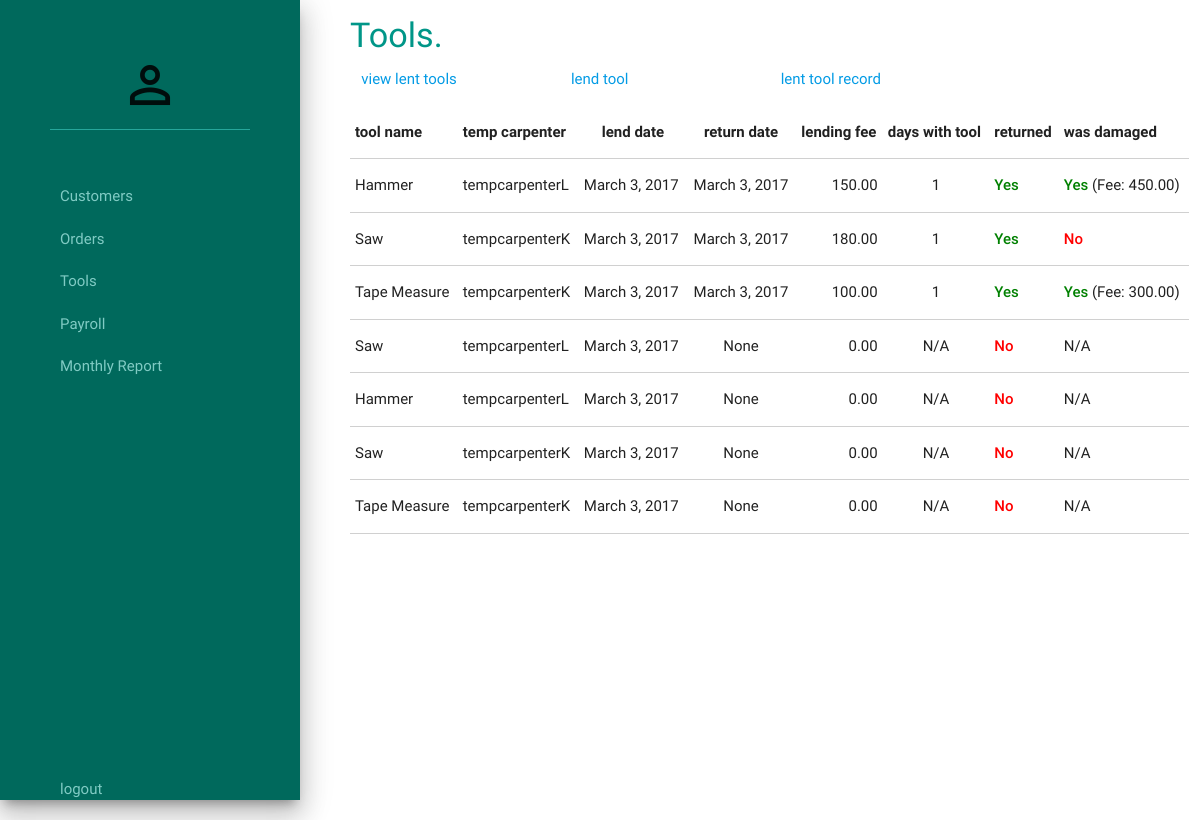
The app's page /furniture_palace/catalog/fP/lent_tools_record/ with its own data.
### catalog/models.py (models this page shows, shortened)
class LentTool(models.Model):
    tool = models.ForeignKey(Tool)
    temp_carpenter = models.ForeignKey(TempCarpenter)
    lend_date = models.DateField(auto_now_add=True)
    return_date = models.DateField(null=True)
    days_with_tool = models.IntegerField(null=True)
    lending_fee = models.FloatField(default=0.00)
    returned = models.NullBooleanField()
    was_damaged = models.NullBooleanField()

class Tool(models.Model):
    tool_name = models.CharField(max_length=250)
    lending_rate_per_day = models.FloatField()
    damage_fee = models.FloatField(default=0.00)
    def __str__(self):
        return self.tool_name

### accounts/models.py (models this page shows)
class TempCarpenter(models.Model):
    temp_carpenter_name = models.CharField(max_length=100)
    temp_carpenter_email = models.EmailField(max_length=254)
    def __str__(self):
        return self.temp_carpenter_name

### catalog/views.py (the view)
def show_tools_record(request):
    lent_tools = get_lent_tools_record()
    return render(request, 'catalog/lent_tools_record.html', locals())

### accounts/context_processors.py (called while the page is built)
def username_processor(request):
    username = request.user.username
    return {'username': username}

def furniture_processor(request):
    furniture = Furniture.objects.all()
    return {'furniture': furniture}

### catalog/catalog.py (called while the page is built)
def get_lent_tools_record():
    lent_tools = LentTool.objects.all()
    return lent_tools

### catalog/templates/catalog/lent_tools_record.html
{% extends "./base.html" %}
{% block heading %}
<div class="heading">
    <h4>Tools.</h4>
</div>
{% endblock %}
{% block content%}
<div class="col l12 m12 s12"><p style="color: green">{{ msg }}</p></div>
<table class="highlight bordered responsive">
    <thead>
        <tr>
            <th>tool name</th>
            <th>temp carpenter</th>
            <th style="text-align: center">lend date</th>
            <th style="text-align: center">return date</th>
            <th style="text-align: center">lending fee</th>
            <th>days with tool</th>
            <th>returned</th>
            <th>was damaged</th>
        </tr>
    </thead>
    <tbody>
    {% for lent_tool in lent_tools %}
        <tr>
            <td>{{ lent_tool.tool }}</td>
            <td>{{ lent_tool.temp_carpenter }}</td>
            <td>{{ lent_tool.lend_date }}</td>
            <td style="text-align: center">{{ lent_tool.return_date }}</td>
            <td style="text-align: right">{{ lent_tool.lending_fee|floatformat:2 }}</td>
            <td style="text-align: center">
                {% if lent_tool.days_with_tool is None %}
                    N/A
                {% else %}
                    {{lent_tool.days_with_tool}}
                {% endif %}
            </td>
            <td>
                {% if lent_tool.returned is True %}
                    <strong style="color:green">Yes</strong>
                {% else %}
                    <strong style="color:red">No</strong>
                {% endif %}
            </td>
            <td>
                {% if lent_tool.was_damaged is True %}
                    <strong style="color:green">Yes</strong> (Fee: {{ lent_tool.tool.damage_fee|floatformat:2 }})
                {% elif lent_tool.was_damaged is False %}
                    <strong style="color:red">No</strong>
                {% else %}
                    N/A
                {% endif %}
            </td>
        </tr>
    {% endfor %}
    </tbody>
</table>
{% endblock %}

### accounts/static/css/fp.css (style rules this page uses)
body { overflow: hidden; }
.heading>h4 { color: #009688; }

### records on screen
LentTool: tool "Hammer", temp_carpenter "tempcarpenterL", lend_date "March 3, 2017", return_date "March 3, 2017", lending_fee "150.00", days_with_tool "1", returned "Yes", tool.damage_fee "450.00"
LentTool: tool "Saw", temp_carpenter "tempcarpenterK", lend_date "March 3, 2017", return_date "March 3, 2017", lending_fee "180.00", days_with_tool "1", returned "Yes", was_damaged "No"
LentTool: tool "Tape Measure", temp_carpenter "tempcarpenterK", lend_date "March 3, 2017", return_date "March 3, 2017", lending_fee "100.00", days_with_tool "1", returned "Yes", tool.damage_fee "300.00"
LentTool: tool "Saw", temp_carpenter "tempcarpenterL", lend_date "March 3, 2017", return_date "None", lending_fee "0.00", shows "N/A"
LentTool: tool "Hammer", temp_carpenter "tempcarpenterL", lend_date "March 3, 2017", return_date "None", lending_fee "0.00", shows "N/A"
LentTool: tool "Saw", temp_carpenter "tempcarpenterK", lend_date "March 3, 2017", return_date "None", lending_fee "0.00", shows "N/A"
LentTool: tool "Tape Measure", temp_carpenter "tempcarpenterK", lend_date "March 3, 2017", return_date "None", lending_fee "0.00", shows "N/A"
